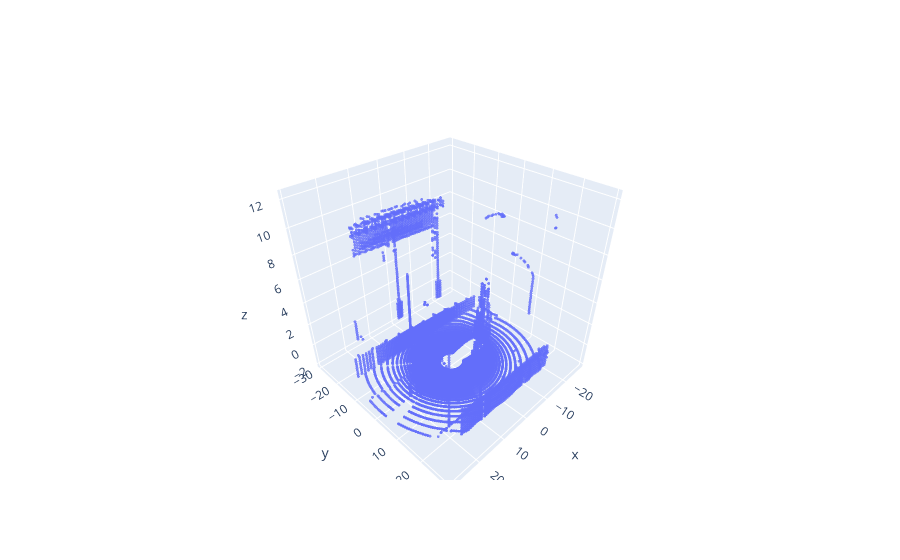

The notebook cell this image was saved under:
### Markdown cell above
### Visualizing the dataset

In this section, we will be visualizing a sample 3D lidar data

### Code cell
# Getting a random 3D lidar sample data
INDEX = random.randint(0, train_data.shape[0])

# Getting the individual x,y and z points.
x = train_data[INDEX][0][:, 0].tolist()
y = train_data[INDEX][0][:, 1].tolist()
z = train_data[INDEX][0][:, 2].tolist()

# Label for the corrosponding sample ( no. of cars )
label  = train_data[INDEX][1]

# Generating the 3D graph
fig = go.Figure(data=[go.Scatter3d(x=x, y=y, z=z,
                                   mode='markers',
                                   marker=dict(
                                   size=1,       
                                   colorscale='Viridis',
                                   opacity=0.8))])
print("No. of cars : ", label)
fig.show()

### Figure 1 — Plotly figure (JSON) as saved in the notebook; plotly's stock layout.template omitted (floating-point values rounded to 4 significant figures; data arrays with more than 128 entries replaced by an {"elided": "..."} marker saying what was removed)
{"data": [{"marker": {"colorscale": [[0, "#440154"], [0.1111, "#482878"], [0.2222, "#3e4989"], [0.3333, "#31688e"], [0.4444, "#26828e"], [0.5556, "#1f9e89"], [0.6667, "#35b779"], [0.7778, "#6ece58"], [0.8889, "#b5de2b"], [1, "#fde725"]], "opacity": 0.8, "size": 1}, "mode": "markers", "type": "scatter3d", "x": {"elided": "38793 float values"}, "y": {"elided": "38793 float values"}, "z": {"elided": "38793 float values"}}], "layout": {}}
